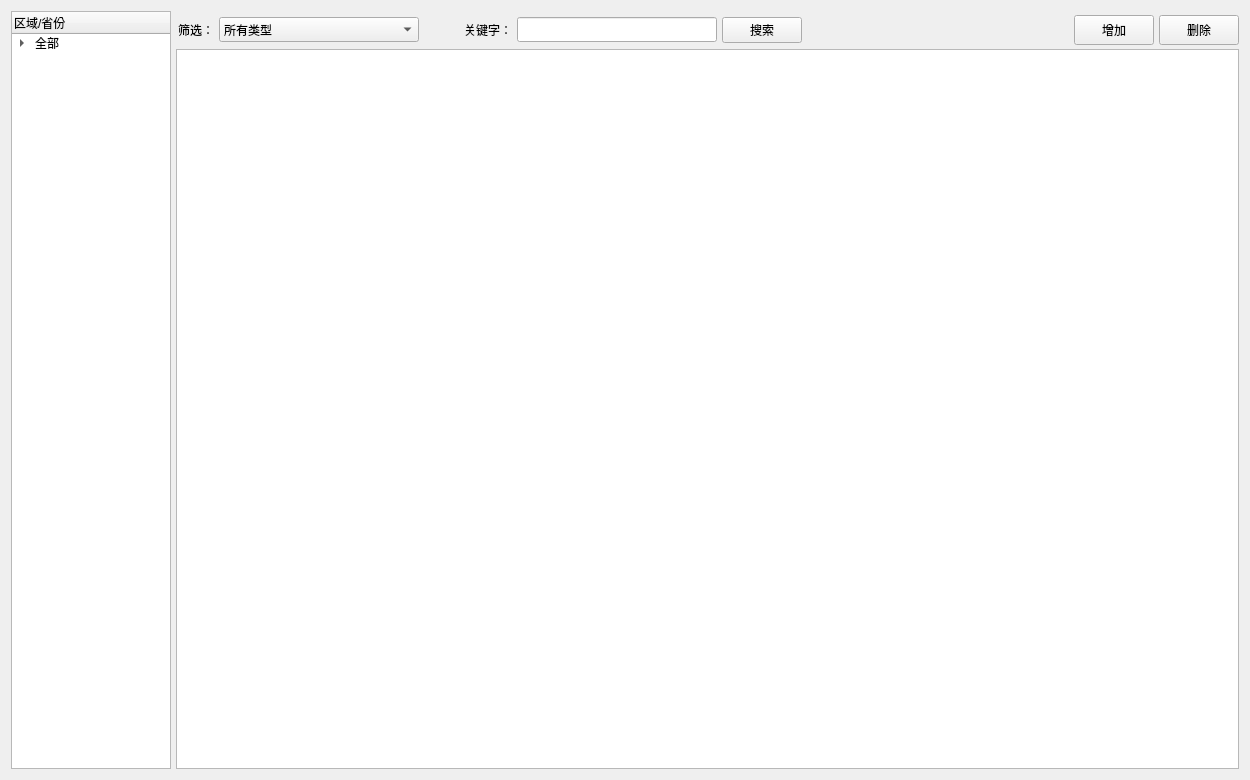
<?xml version="1.0" encoding="UTF-8"?>
<ui version="4.0">
 <class>MainWindow</class>
 <widget class="QMainWindow" name="MainWindow">
  <property name="geometry">
   <rect>
    <x>0</x>
    <y>0</y>
    <width>1250</width>
    <height>780</height>
   </rect>
  </property>
  <property name="windowTitle">
   <string>励测客户管理系统</string>
  </property>
  <widget class="QWidget" name="centralWidget">
   <layout class="QHBoxLayout" name="horizontalLayout">
    <property name="spacing">
     <number>5</number>
    </property>
    <item>
     <widget class="QTreeWidget" name="treeWidget">
      <property name="maximumSize">
       <size>
        <width>160</width>
        <height>16777215</height>
       </size>
      </property>
      <column>
       <property name="text">
        <string>区域/省份</string>
       </property>
      </column>
      <item>
       <property name="text">
        <string>全部</string>
       </property>
       <item>
        <property name="text">
         <string>华东</string>
        </property>
        <item>
         <property name="text">
          <string>山东</string>
         </property>
        </item>
        <item>
         <property name="text">
          <string>浙江</string>
         </property>
        </item>
        <item>
         <property name="text">
          <string>江苏</string>
         </property>
        </item>
        <item>
         <property name="text">
          <string>安徽</string>
         </property>
        </item>
        <item>
         <property name="text">
          <string>上海</string>
         </property>
        </item>
        <item>
         <property name="text">
          <string>福建</string>
         </property>
        </item>
       </item>
       <item>
        <property name="text">
         <string>华南</string>
        </property>
        <item>
         <property name="text">
          <string>广东</string>
         </property>
        </item>
        <item>
         <property name="text">
          <string>广西</string>
         </property>
        </item>
        <item>
         <property name="text">
          <string>海南</string>
         </property>
        </item>
       </item>
       <item>
        <property name="text">
         <string>华中</string>
        </property>
        <item>
         <property name="text">
          <string>湖北</string>
         </property>
        </item>
        <item>
         <property name="text">
          <string>湖南</string>
         </property>
        </item>
        <item>
         <property name="text">
          <string>河南</string>
         </property>
        </item>
        <item>
         <property name="text">
          <string>江西</string>
         </property>
        </item>
       </item>
       <item>
        <property name="text">
         <string>华北</string>
        </property>
        <item>
         <property name="text">
          <string>北京</string>
         </property>
        </item>
        <item>
         <property name="text">
          <string>天津</string>
         </property>
        </item>
        <item>
         <property name="text">
          <string>河北</string>
         </property>
        </item>
        <item>
         <property name="text">
          <string>山西</string>
         </property>
        </item>
        <item>
         <property name="text">
          <string>内蒙</string>
         </property>
        </item>
       </item>
       <item>
        <property name="text">
         <string>其他</string>
        </property>
        <item>
         <property name="text">
          <string>宁夏</string>
         </property>
        </item>
        <item>
         <property name="text">
          <string>新疆</string>
         </property>
        </item>
        <item>
         <property name="text">
          <string>青海</string>
         </property>
        </item>
        <item>
         <property name="text">
          <string>陕西</string>
         </property>
        </item>
        <item>
         <property name="text">
          <string>甘肃</string>
         </property>
        </item>
        <item>
         <property name="text">
          <string>四川</string>
         </property>
        </item>
        <item>
         <property name="text">
          <string>云南</string>
         </property>
        </item>
        <item>
         <property name="text">
          <string>贵州</string>
         </property>
        </item>
        <item>
         <property name="text">
          <string>西藏</string>
         </property>
        </item>
        <item>
         <property name="text">
          <string>重庆</string>
         </property>
        </item>
        <item>
         <property name="text">
          <string>辽宁</string>
         </property>
        </item>
        <item>
         <property name="text">
          <string>吉林</string>
         </property>
        </item>
        <item>
         <property name="text">
          <string>黑龙江</string>
         </property>
        </item>
       </item>
      </item>
     </widget>
    </item>
    <item>
     <layout class="QVBoxLayout" name="verticalLayout">
      <property name="spacing">
       <number>0</number>
      </property>
      <item>
       <widget class="QWidget" name="widget" native="true">
        <layout class="QHBoxLayout" name="horizontalLayout_2">
         <property name="spacing">
          <number>5</number>
         </property>
         <property name="leftMargin">
          <number>2</number>
         </property>
         <property name="topMargin">
          <number>4</number>
         </property>
         <property name="rightMargin">
          <number>0</number>
         </property>
         <property name="bottomMargin">
          <number>4</number>
         </property>
         <item>
          <widget class="QLabel" name="label_5">
           <property name="text">
            <string>筛选：</string>
           </property>
          </widget>
         </item>
         <item>
          <widget class="QComboBox" name="comboBox">
           <property name="minimumSize">
            <size>
             <width>200</width>
             <height>25</height>
            </size>
           </property>
           <property name="maximumSize">
            <size>
             <width>200</width>
             <height>16777215</height>
            </size>
           </property>
           <item>
            <property name="text">
             <string>所有类型</string>
            </property>
           </item>
           <item>
            <property name="text">
             <string>企业</string>
            </property>
           </item>
           <item>
            <property name="text">
             <string>高校</string>
            </property>
           </item>
           <item>
            <property name="text">
             <string>研究所</string>
            </property>
           </item>
           <item>
            <property name="text">
             <string>代理</string>
            </property>
           </item>
           <item>
            <property name="text">
             <string>外</string>
            </property>
           </item>
           <item>
            <property name="text">
             <string>政府机构</string>
            </property>
           </item>
           <item>
            <property name="text">
             <string>部队</string>
            </property>
           </item>
           <item>
            <property name="text">
             <string>第三方</string>
            </property>
           </item>
          </widget>
         </item>
         <item>
          <spacer name="horizontalSpacer_2">
           <property name="orientation">
            <enum>Qt::Horizontal</enum>
           </property>
           <property name="sizeType">
            <enum>QSizePolicy::Fixed</enum>
           </property>
           <property name="sizeHint" stdset="0">
            <size>
             <width>40</width>
             <height>20</height>
            </size>
           </property>
          </spacer>
         </item>
         <item>
          <widget class="QLabel" name="label_4">
           <property name="text">
            <string>关键字：</string>
           </property>
          </widget>
         </item>
         <item>
          <widget class="QLineEdit" name="lineEdit">
           <property name="minimumSize">
            <size>
             <width>150</width>
             <height>25</height>
            </size>
           </property>
           <property name="maximumSize">
            <size>
             <width>200</width>
             <height>16777215</height>
            </size>
           </property>
          </widget>
         </item>
         <item>
          <widget class="QPushButton" name="btnSearch">
           <property name="minimumSize">
            <size>
             <width>0</width>
             <height>25</height>
            </size>
           </property>
           <property name="text">
            <string>搜索</string>
           </property>
          </widget>
         </item>
         <item>
          <spacer name="horizontalSpacer">
           <property name="orientation">
            <enum>Qt::Horizontal</enum>
           </property>
           <property name="sizeHint" stdset="0">
            <size>
             <width>40</width>
             <height>20</height>
            </size>
           </property>
          </spacer>
         </item>
         <item>
          <widget class="QPushButton" name="btnAdd">
           <property name="minimumSize">
            <size>
             <width>80</width>
             <height>30</height>
            </size>
           </property>
           <property name="text">
            <string>增加</string>
           </property>
          </widget>
         </item>
         <item>
          <widget class="QPushButton" name="btnDelete">
           <property name="minimumSize">
            <size>
             <width>80</width>
             <height>30</height>
            </size>
           </property>
           <property name="text">
            <string>删除</string>
           </property>
          </widget>
         </item>
        </layout>
       </widget>
      </item>
      <item>
       <widget class="QTableView" name="tableView">
        <attribute name="horizontalHeaderHighlightSections">
         <bool>false</bool>
        </attribute>
       </widget>
      </item>
     </layout>
    </item>
   </layout>
  </widget>
  <widget class="QMenuBar" name="menuBar">
   <property name="geometry">
    <rect>
     <x>0</x>
     <y>0</y>
     <width>1250</width>
     <height>23</height>
    </rect>
   </property>
  </widget>
 </widget>
 <layoutdefault spacing="6" margin="11"/>
 <resources/>
 <connections/>
</ui>
